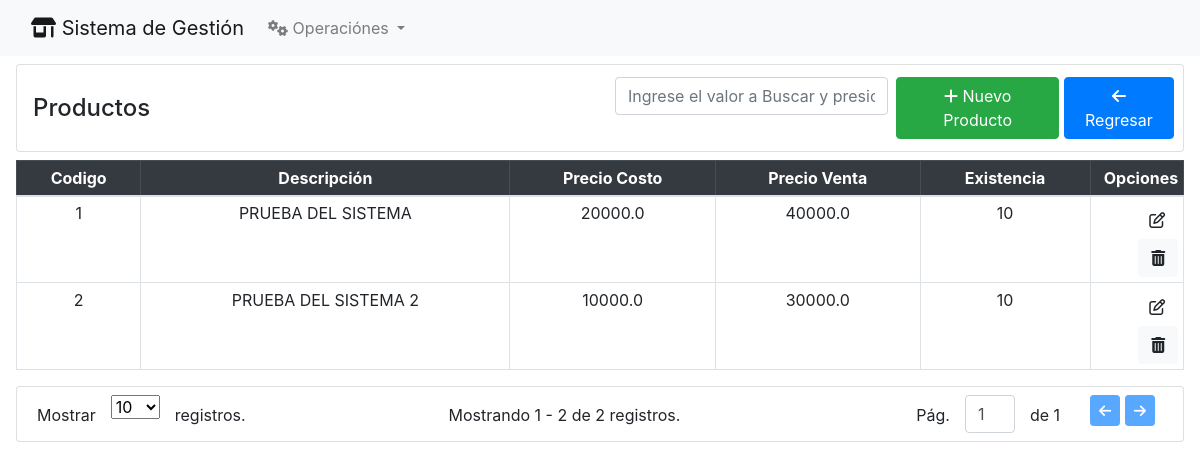
/productos, run on an earlier commit of the app's database.
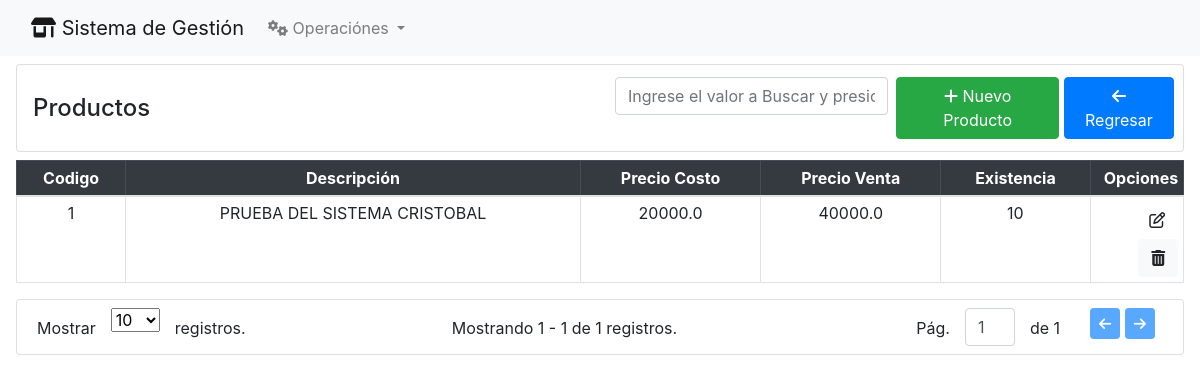
And on a later commit of the database.
### Productos/models.py (models this page shows)
class Productos(models.Model):
    descripcion =  models.CharField(max_length = 250)
    codigo_barra = models.CharField(max_length = 250, null= True, blank = True)
    codigo_remitido = models.CharField(max_length = 250, null= True, blank = True)
    precio_costo =  models.FloatField()
    precio_venta = models.FloatField()
    precio_mayorista =  models.FloatField()
    existencia = models.IntegerField()
    clasificacion =models.ForeignKey(Clasificaciones, on_delete = models.PROTECT)
    impuesto = models.ForeignKey(Impuestos, on_delete = models.PROTECT)
    """
    unidad_medida =  models.ForeignKey(UnidadMedida, on_delete = models.PROTECT) """
    estado = models.IntegerField(default = 1, null= True, blank = True)

### Productos/views.py (the view)
# urls.py: path('', productos_index, name='productos'),
def productos_index(request):
    template_name = 'Productos.html'
    paginate_by = 10
    filter_value = request.GET.get('filter', '').strip()
    paginate_by_param = request.GET.get('paginate_by', paginate_by)
    if filter_value:
        queryset = Productos.objects.filter(
            Q(descripcion__icontains=filter_value),
        )
    else:
        queryset = Productos.objects.filter()
    paginator = Paginator(queryset, per_page=paginate_by_param)
    page = request.GET.get('page')
    blocks = paginator.get_page(page)
    context = {
        'page_obj': blocks,
        'title': 'Productos',
        'filter': filter_value,
    }
    return render(request, template_name, context)

### Productos/templates/Productos.html (shortened to what this page needs)
{% extends 'home.html' %}
{% block content %}
<div class="card pr-2 my-2 mr-3 ml-3 mb-2">
    <div class="card-body pr-2 pl-3 py-1">
        <div class="row align-items-center">
            <div class="col">
                <h4 class="m-0 my-2">{{ title }}</h4>
            </div>
            <div class="col d-flex p-2 justify-content-end">
                <form class="mr-2 w-50" method="get">
                    <input type="text" class="form-control   text-center" name="filter"
                        placeholder="Ingrese el valor a Buscar y presione la tecla Enter">
                </form>
                <a href="{%url 'nuevo_producto'%}" class="btn btn-success"> <i class="fa-solid fa-plus"></i> Nuevo
                    Producto</a>
                <a href="{% url 'home' %}" class="btn btn-primary"> <i class="fa-solid fa-arrow-left"></i> Regresar</a>
            </div>
        </div>
    </div>
</div>
<div class=" pr-3  pl-3 ml-0 mb-2">
    <table class="table table-sm table-bordered">
        <thead class="table-dark ">
            <tr class="text-center">
                <th>Codigo</th>
                <th>Descripci&oacute;n</th>
                <th>Precio Costo</th>
                <th>Precio Venta</th>
                <th>Existencia</th>
                <th style="width: 8%; text-align: right;">Opciones</th>
            </tr>
        </thead>
        <tbody>
            {% for prod in page_obj %}
            <tr class="text-center">
                <td> {{prod.id}} </td>
                <td> {{prod.descripcion}} </td>
                <td> {{prod.precio_costo}} </td>
                <td> {{prod.precio_venta}} </td>
                <td> {{prod.existencia}} </td>
                <td style="text-align: right;">
                    <a href="modificar_producto/{{prod.id}}/" class="btn btn-ligth"><i class="fa-regular fa-pen-to-square"></i></a>
                    <a href="#" class="btn btn-light btn_eliminar" data-bs-toggle="modal" data-bs-target="#exampleModal"
                        data-id="{{prod.id}}">
                        <i class="fa-solid fa-trash-can"></i>
                    </a>
                </td>
            </tr>
            {% endfor %}
        </tbody>
    </table>
</div>
{% include 'paginator.html' %}
{% endblock %}

What changed in the data, as far as the page shows it:
removed Productos: id "2", descripcion "PRUEBA DEL SISTEMA 2", precio_costo "10000.0", precio_venta "30000.0", existencia "10"
changed Productos id 1: descripcion "PRUEBA DEL SISTEMA" → "PRUEBA DEL SISTEMA CRISTOBAL"
Also different on the page:
{{ page_obj.end_index }}: "2" → "1"
{{ page_obj.paginator.count }}: "2" → "1"
